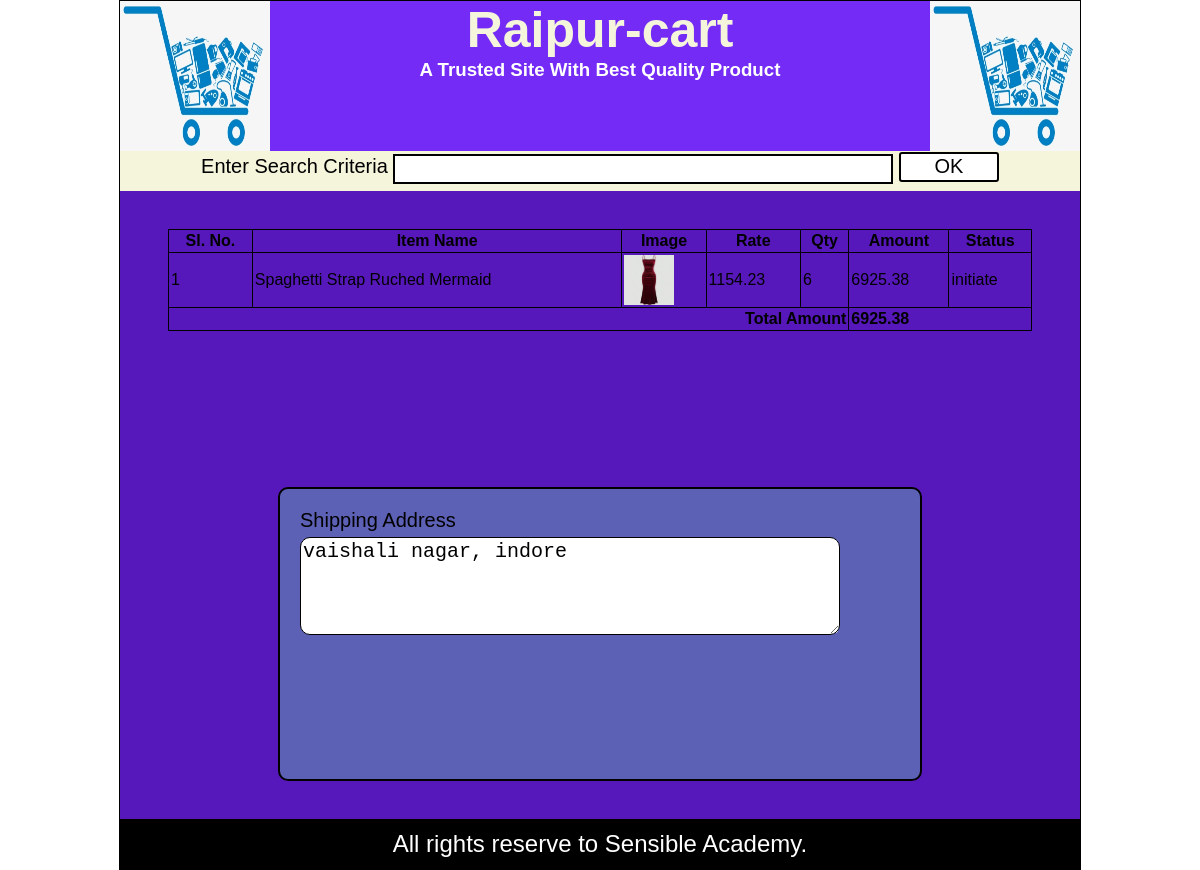
The page /displayOrder.php?odid=6 on the database its author committed.
### tables this page shows
CREATE TABLE IF NOT EXISTS `order_detail` (
  `detail_id` int(11) NOT NULL AUTO_INCREMENT,
  `item_id` int(11) NOT NULL,
  `rate` float NOT NULL,
  `quantity` int(11) NOT NULL,
  `ref_order_id` int(11) NOT NULL,
  `order_status` varchar(20) NOT NULL,
  PRIMARY KEY (`detail_id`)
);

CREATE TABLE IF NOT EXISTS `product_info` (
  `prod_id` int(11) NOT NULL AUTO_INCREMENT,
  `prod_name` varchar(40) NOT NULL,
  `parent_cat_id` int(11) NOT NULL,
  `prod_rate` float NOT NULL,
  `prod_discount` float NOT NULL,
  `prod_detail` text NOT NULL,
  `image_path` text NOT NULL,
  `create_by` varchar(40) NOT NULL,
  `reg_date` date NOT NULL,
  PRIMARY KEY (`prod_id`)
);

CREATE TABLE IF NOT EXISTS `order_main` (
  `order_id` int(11) NOT NULL AUTO_INCREMENT,
  `user_name` varchar(30) NOT NULL,
  `shipping_address` text NOT NULL,
  `total_amount` float NOT NULL,
  `order_date` date NOT NULL,
  `order_status` varchar(30) NOT NULL,
  `update_date` date NOT NULL,
  PRIMARY KEY (`order_id`)
);

### displayOrder.php (the view, shortened to what this page needs)
<?php @session_start();
include("header.php");
?>
<div id="content">
<div>&nbsp;</div>
<div id="tableContainer">
    <table border='1'>
    <tr> <th>Sl. No.</th><th>Item Name</th><th>Image</th> <th>Rate</th>
    <th>Qty</th><th>Amount</th><th>Status</th></tr>
    <?php
    $rfid=$_REQUEST['odid'];
    include("dbconnect.php");
    $rscart=mysqli_query($con,"select * from order_detail,product_info where item_id=prod_id and ref_order_id='$rfid'");
    $cnt=0;
    $total=0;
    while($row=mysqli_fetch_array($rscart))
    {
        $cnt++;
        echo("<tr>");
        echo("<td>".$cnt."</td>");
        echo("<td>".$row['prod_name']."</td>");
        $img=$row["image_path"];
        echo("<td><img src='.//collection//$img' width='50' height='50'></td>");
        echo("<td>".$row['rate']."</td>");
        echo("<td>".$row['quantity']."</td>");
        $amnt=$row['rate']*$row['quantity'];
        $total = $total + $amnt;
        echo("<td>".$amnt."</td>");
        echo("<td>".$row['order_status']."</td>");
        echo("</tr>");
    }
    echo("<tr><th colspan='5' align='right'> Total Amount  </th> <th colspan='2'align='left'> $total </th> </tr>")
   ?>
    </table>
</div>
<Div>&nbsp;</Div>
<div id="myform">
    <form method="get" action="insertOrder.php">
        <?php
     $rsuser=mysqli_query($con,"select * from order_main where order_id='$rfid'");
     $row=mysqli_fetch_array($rsuser);
        ?>
        <label>Shipping Address</label>
        <textarea rows='4' name="txtAddress" readonly><?php echo($row['shipping_address']); ?></textarea>
    </form>
</div>
<Div>&nbsp;</Div>
</div>
<?php
include("footer.php");
?>

### styles.css (style rules this page uses)
body { margin:0px; padding:0px; font-family: Verdana, Geneva, Tahoma, sans-serif; }
#content { min-height:450px; background-color:#5618BA; margin-top: 40px; }
#myform { width: 600px; min-height: 250px; border:2px solid black; border-radius:10px; padding: 20px; margin: 20px auto; font-size: 20px; background-color:#5C61B5; }
#myform label ,#myform1 label { display: block; }
#myform input[type="text"],#myform input[type="password"],#myform input[type="date"], #myform input[type="file"],#myform textarea,#myform select , #myform1 input[type="text"],#myform1 input[type="password"],#myform1 input[type="date"], #myform1 input[type="file"],#myform1 textarea,#myform1 select { background-color:white; width: 90%; margin:5px 0px ; font-size: 20px; border:1px solid black; border-radius:10px; }
#tableContainer { width: 90%; margin: 10px auto; min-height: 200px; padding: 10px; }
#tableContainer table { width: 100%; border-collapse:collapse ; }
#tableContainer table tr td,#tableContainer table tr th { border:1px solid black; padding: 2px; }

### rows shown on the page
order_detail: product_info.prod_name "Spaghetti Strap Ruched Mermaid", product_info.image_path (picture), rate "1154.23", quantity "6", amnt "6925.38", order_status "initiate"
order_main: txtAddress "vaishali nagar, indore"

### other values the page prints
$total "6925.38"
